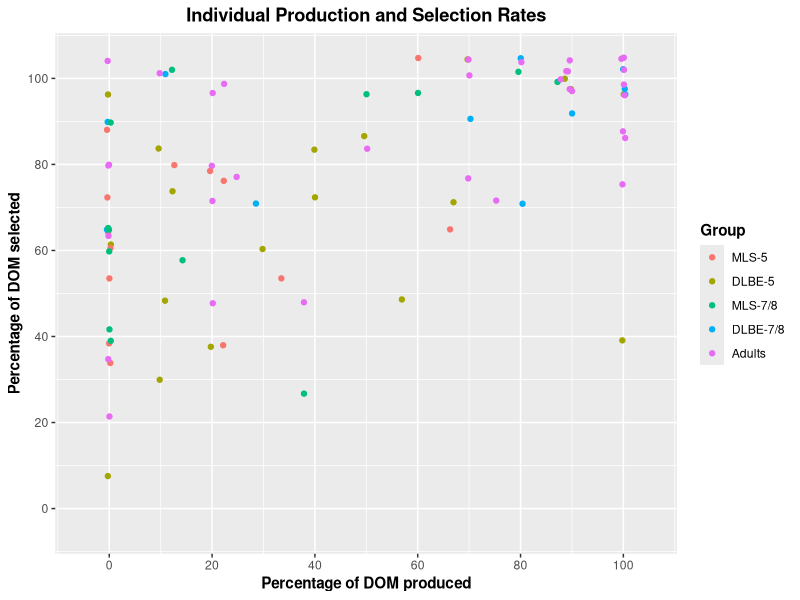
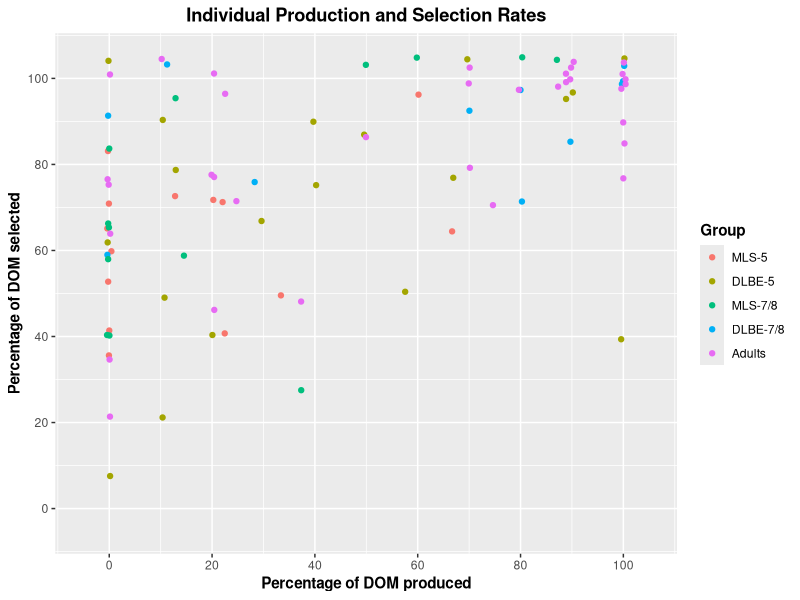

The R source for these figures, in order:
library(tidyverse)
library(here)


# Load data
## Load CSVs
DOM_EPT <- read_csv(here("Manuscripts", "SLR (Multiple Baselines)", "Data", "SLR Multiple Baselines DOM Production.csv")) %>% 
  mutate(Structure = "DOM") %>% 
  select(!Mood)

DOM_FCT <- read_csv(here("Manuscripts", "SLR (Multiple Baselines)", "Data", "SLR Multiple Baselines DOM Selection.csv")) %>% 
  mutate(Structure = "DOM") %>% 
  select(!Mood)


## Create dataframe
Production_Group <- DOM_EPT %>%
  filter(!is.na(Response)) %>%
  group_by(Part_ID, Group) %>%
  summarize(Total_Structure = sum(Response, na.rm = TRUE),
            Total_Responses = sum(!is.na(Response)),
            Prod_Ratio = Total_Structure/Total_Responses) %>% 
  mutate(Production = (Prod_Ratio*100))

Selection_Group <- DOM_FCT %>%
  filter(!is.na(Response)) %>%
  group_by(Part_ID, Group) %>%
  summarize(Total_Structure = sum(Response, na.rm = TRUE),
            Total_Responses = sum(!is.na(Response)),
            Sel_Ratio = Total_Structure/Total_Responses) %>% 
  mutate(Selection = (Sel_Ratio*100))


Aggregate = left_join(Production_Group, Selection_Group, by = c("Part_ID", "Group")) %>% 
  mutate(Sum = (Production + Selection)) %>% 
  rename(Number_Produced = Total_Structure.x,
         Number_Selected = Total_Structure.y,
         EPT_Total = Total_Responses.x,
         FCT_Total = Total_Responses.y) %>% 
  select(!c(Prod_Ratio, Sel_Ratio))
Aggregate$Group <- factor(Aggregate$Group, levels = c("MLS-5", "DLBE-5", "MLS-7/8", "DLBE-7/8", "Adults"))


# Generate plot
Ind_Diffs <- Aggregate %>% 
  ggplot(aes(x = Production, y = Selection, color = Group)) +
  geom_jitter() +
  scale_x_continuous(breaks = seq (0, 100, 20),
                     limits = c(-5, 105)) +
  scale_y_continuous(breaks = seq (0, 100, 20),
                     limits = c(-5, 105)) +
  labs(x = "Percentage of DOM produced", y = "Percentage of DOM selected", title = "Individual Production and Selection Rates", color = "Group") +
  theme(axis.title = element_text(face = "bold"),
        plot.title = element_text(hjust = 0.5, face = "bold"),
        legend.title = element_text(face = "bold"),
        strip.text = element_text(face = "bold", size = 10))

Ind_Diffs

ggsave(filename = here("Manuscripts", "SLR (Multiple Baselines)", "Graphs", "SLR Multiple Baselines Figure 6.pdf"),
       plot = Ind_Diffs,
       device = "pdf",
       width = 6.5,
       height = 3,
       units = "in")


# Highlight categorical producers
DOM_Joint <- rbind(DOM_EPT, DOM_FCT) %>% 
  group_by(Part_ID, Group) %>%
  summarize(BESA_Total    = first(na.omit(BESA_Total)),
            Use_Joint     = first(na.omit(Use_Joint)),
            Exposure_Group = first(na.omit(Exposure_Group)),
            .groups = "drop")

Categorical_Users <- Aggregate %>%
  filter(Sum == 200) %>%
  select(Part_ID, Group, EPT_Total) %>%
  left_join(DOM_Joint %>%
              group_by(Part_ID, Group) %>%
              summarize(BESA_Total = first(na.omit(BESA_Total)),
                        Use_Joint = first(na.omit(Use_Joint)),
                        Exposure_Group = first(na.omit(Exposure_Group)),
                        .groups = "drop"),
            by = c("Part_ID", "Group"))
